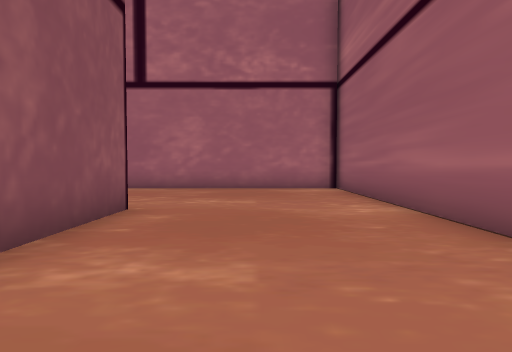
View 1 (above)

17 first-person views from a walk through a Unity game level. The camera is 1.3 m above the floor, tilts 2° down and sees 80° across. The floor is counted in squares, 1.8 m on a side. Each view is taken from the middle of a square. On the plan, view 1 faces up. The plan holds only what a view shows up to about 10 squares ahead; the rest is blank. The place goes on beyond the plan. The player character is not drawn.

View 2
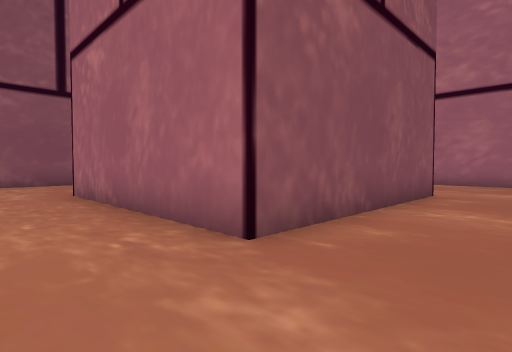

View 3
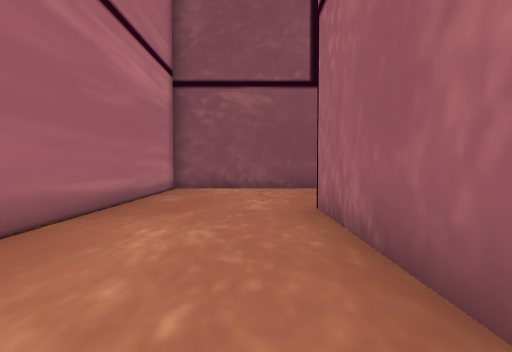

View 4
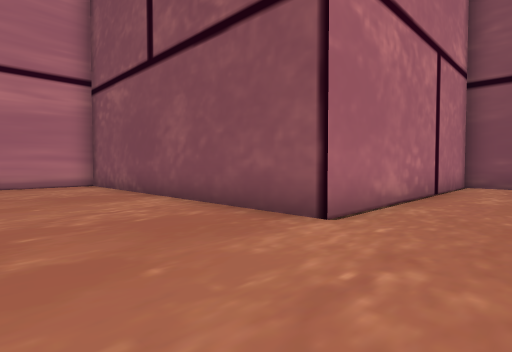

View 5
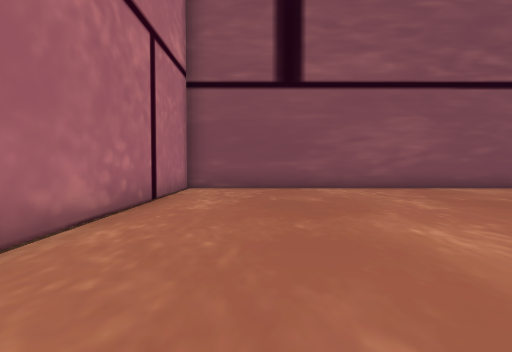

View 6
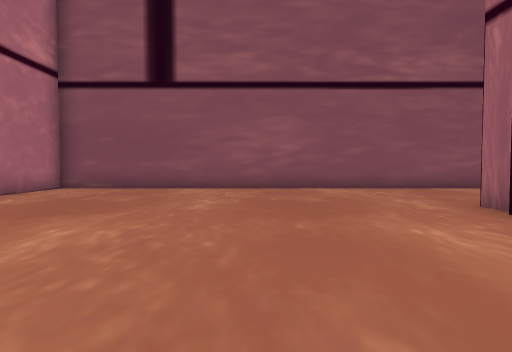

View 7
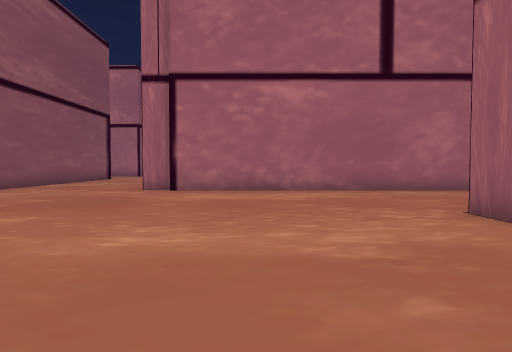

View 8
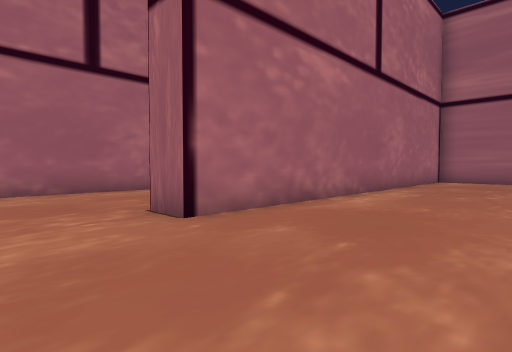

View 9
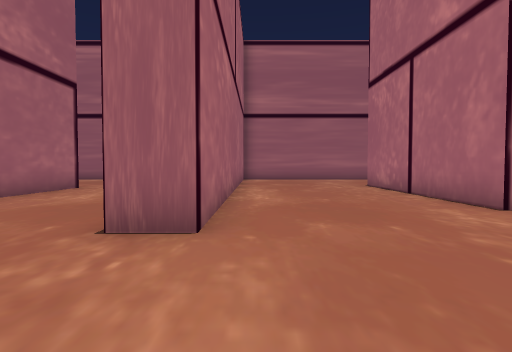

View 10
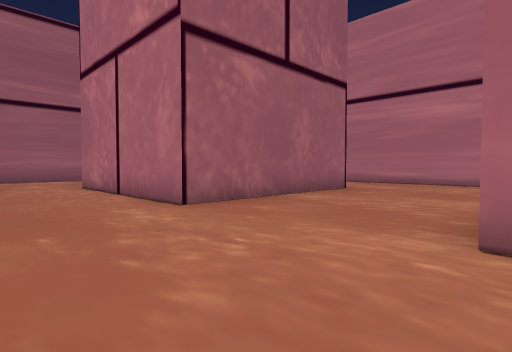

View 11
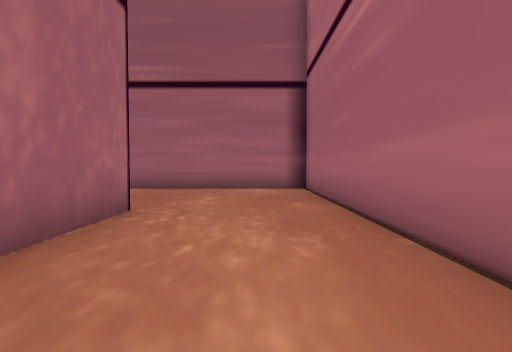

View 12
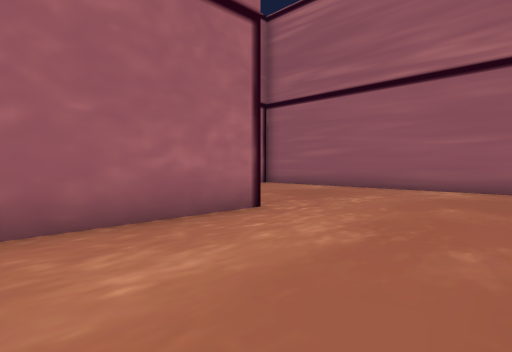

View 13
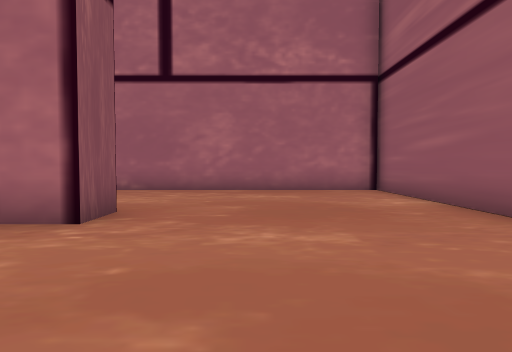

View 14
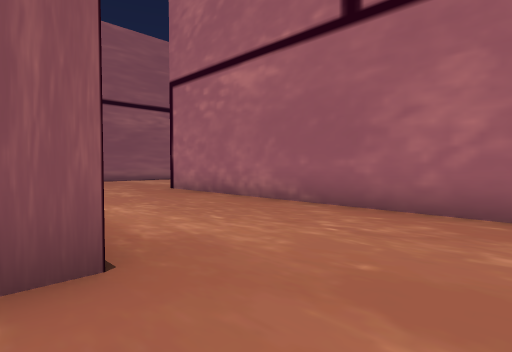

View 15
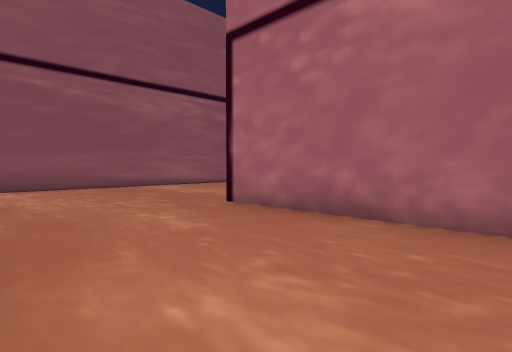

View 16
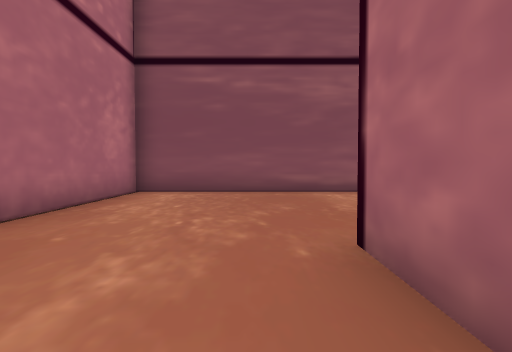

View 17
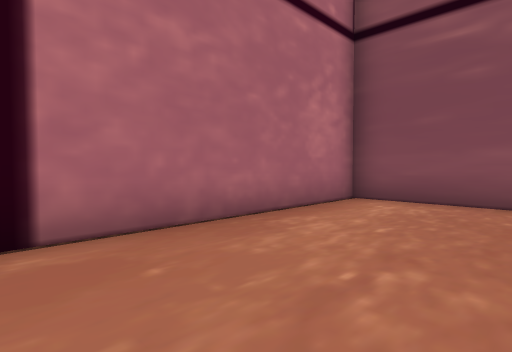

### Floor plan
Points are (right, up) in squares from view 1. A wall is a line through its corners. A room is listed if a view was taken in it or the views show most of it. See-through windows are left out.
Room 1 (views 1, 2, 3, 4, 5, 6, 7, 8, 9, 10, 11, 12, 13, 14, 15, 16, 17)
walls: (-8.1, 5) (-2.1, 5) (-2.1, -1) (-8.1, -1) (-8.1, 5); (-3.2, 15.8) (-3.2, 14.7) (-15.5, 14.7); (-15.5, 14.9) (-16.4, 14.9); (2.6, 11.8) (2.6, 19.9) (-9.9, 19.9); (2.6, 3) (2.6, 9.6) (-9.8, 9.6) (-9.8, 10.6); (-15.3, 20.5) (-15.3, 15.7) (-9.2, 15.7); (-20.6, 18.1) (-20.6, 4.8) (-12.5, 4.8) (-12.5, -4.6) (2.6, -4.6) (2.6, 1)

Where each view was taken, in squares from view 1:
view 1: 0 up, 0 right, facing up
view 2: 3 down, 0 right, facing up-left
view 3: 2 down, 3 left, facing left
view 4: 7 up, 9 left, facing down-left
view 5: 7 up, 11 left, facing left
view 6: 11 up, 11 left, facing left
view 7: 6 up, 13 left, facing up
view 8: 6 up, 12 left, facing up-right
view 9: 9 up, 13 left, facing right
view 10: 8 up, 13 left, facing down-right
view 11: 3 down, 7 left, facing right
view 12: 11 up, 7 left, facing up-right
view 13: 11 up, 1 left, facing up
view 14: 15 up, 1 left, facing up-left
view 15: 16 up, 5 left, facing up-left
view 16: 19 up, 7 left, facing left
view 17: 19 up, 9 left, facing down-left
